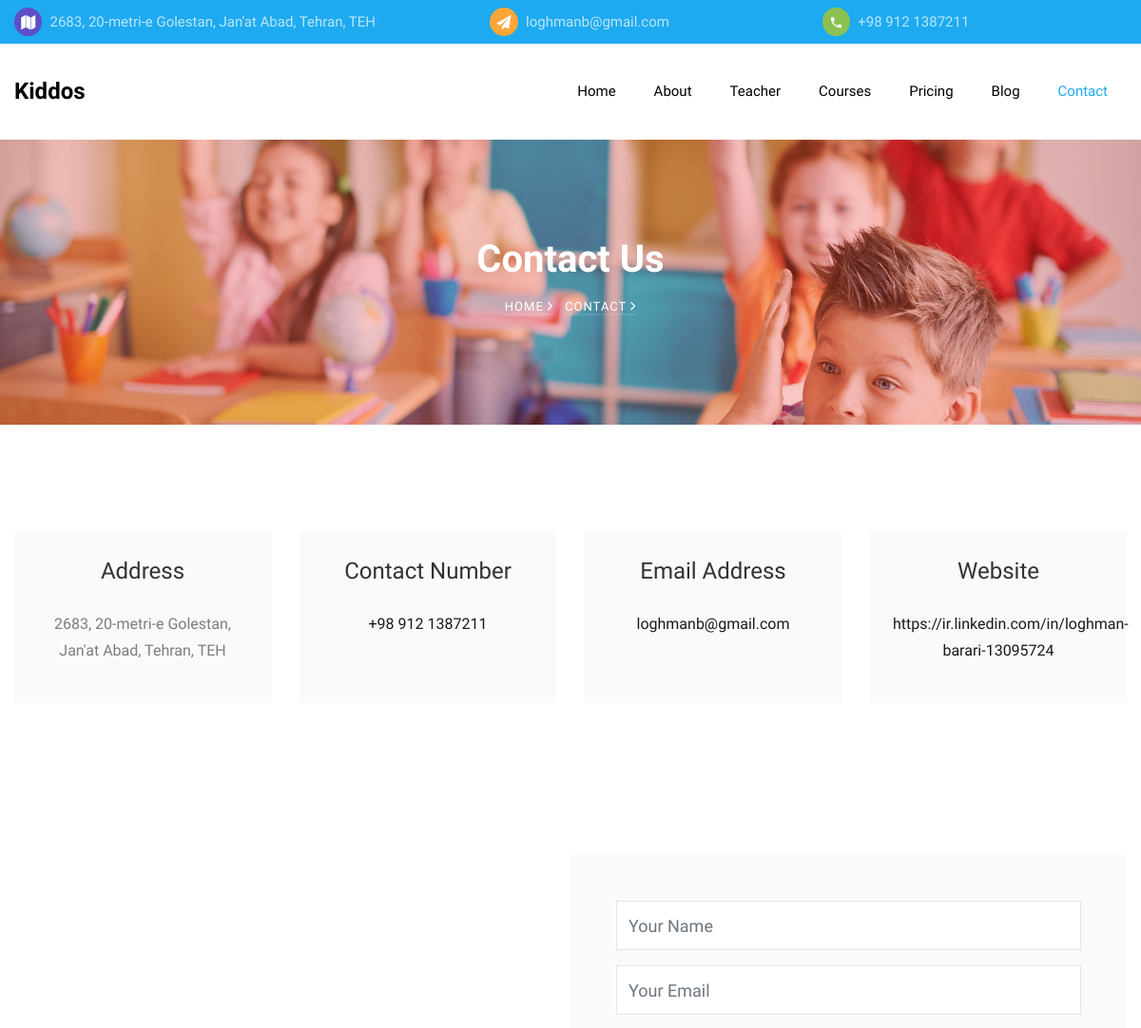
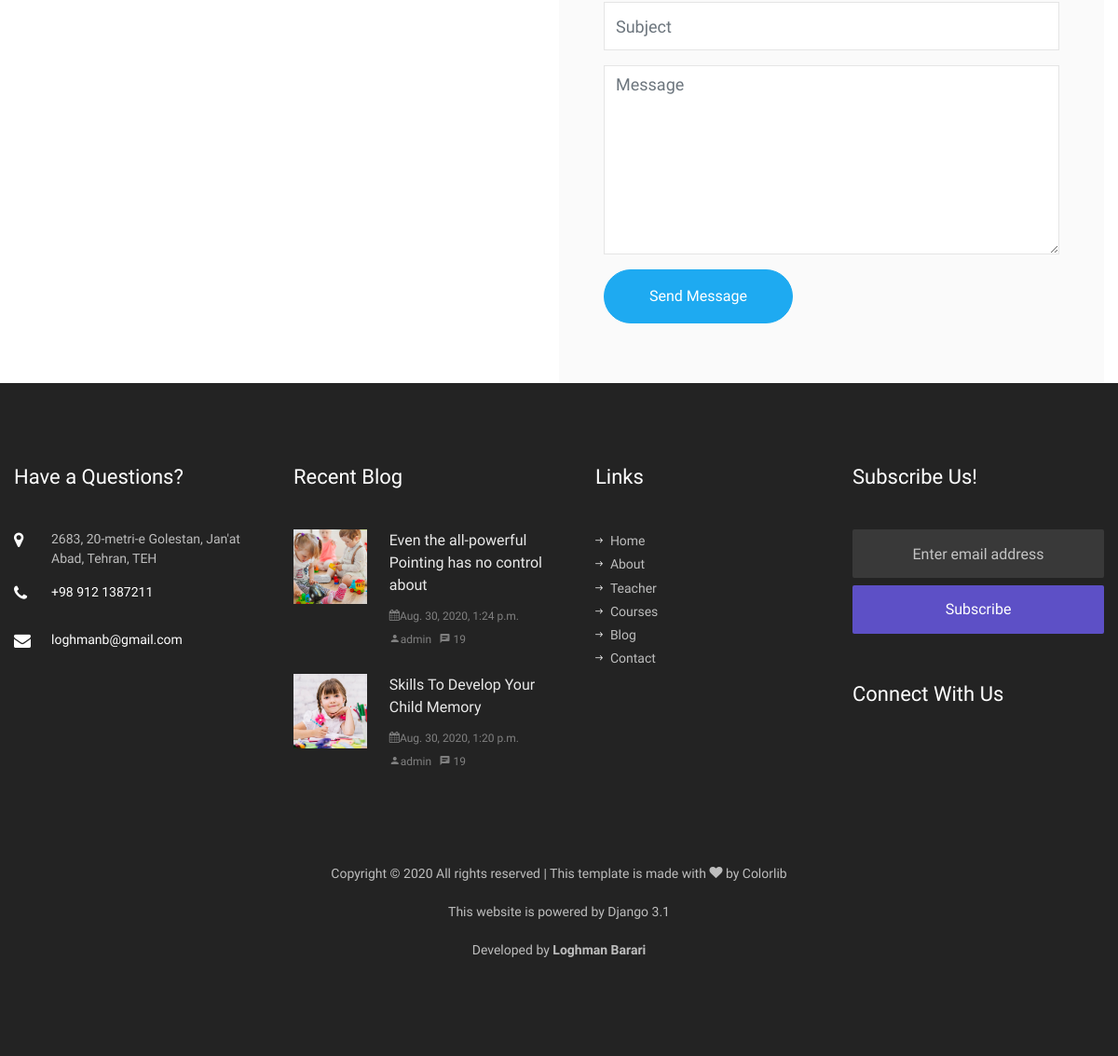
The app's page /contact with its own data (2 pictures, top to bottom).
### pages/models.py (models this page shows, shortened)
class Setting(models.Model):
    class Meta:
        db_table = 'kiddos_settings'
    name = models.CharField('Name', primary_key=True,
                            max_length=32, blank=False, null=False)
    value = models.CharField('Value', max_length=512, blank=True, null=True)

class BlogPost(models.Model):
    class Meta:
        db_table = 'kiddos_blog_post'
    title = models.CharField('Title', max_length=128, blank=False, null=False)
    short_desc = models.CharField('Short Description', max_length=256)
    body = models.TextField('Body')
    image = models.ImageField('Image', upload_to='images/%Y/%m/%d/')
    create_date = models.DateTimeField(verbose_name=_('Creation Date'),
                                       default=datetime.now, blank=True)
    create_user = models.ForeignKey(
        settings.AUTH_USER_MODEL,
        on_delete=models.CASCADE,
        related_name='+',
        blank=True,
        null=True,
        verbose_name=_('Created by'),
    )

### pages/views.py (the view)
# urls.py: path('contact', views.contact, name='contact'),
def contact(request):
    return render(request, 'pages/contact.html')

### pages/services.py (called while the page is built)
def get_website_settings():
    data = {
        SETTINGS_PHONE_NO: '+ 123 456 789',
        SETTINGS_EMAIL: 'youremail@email.com',
        SETTINGS_ADDRESS: '1234 Fake Street st., My City, My State',
        SETTINGS_TWITTER: 'my_twitter_account',
        SETTINGS_INSTAGRAM: 'my_instagram_account',
        SETTINGS_FACEBOOK: 'my_facebook_account',
        SETTINGS_WEBSITE: 'yoursite.com',
    }
    data.update({setting.name: setting.value
                 for setting in models.Setting.objects.all()})
    data['latest_blog_posts'] = models.BlogPost.objects.order_by(
        '-create_date')[:2]
    return data

### pages/views.py (called while the page is built)
def render(request, template, data=None):
    if data is None:
        data = {}
    data.update(services.get_website_settings())
    return _render(request, template, data)

### templates/pages/contact.html
{% extends 'base.html' %}
{% load static %}
{% block content %}
<section class="hero-wrap hero-wrap-2" style="background-image: url('{% static 'images/bg_2.jpg' %}');">
    <div class="overlay"></div>
    <div class="container">
        <div class="row no-gutters slider-text align-items-center justify-content-center">
            <div class="col-md-9 ftco-animate text-center">
                <h1 class="mb-2 bread">Contact Us</h1>
                <p class="breadcrumbs"><span class="mr-2"><a href="{% url 'index' %}">Home <i
                                class="ion-ios-arrow-forward"></i></a></span> <span>Contact <i
                            class="ion-ios-arrow-forward"></i></span></p>
            </div>
        </div>
    </div>
</section>
<section class="ftco-section contact-section">
    <div class="container">
        <div class="row d-flex mb-5 contact-info">
            <div class="col-md-3 d-flex">
                <div class="bg-light align-self-stretch box p-4 text-center">
                    <h3 class="mb-4">Address</h3>
                    <p>{{ settings_address }}</p>
                </div>
            </div>
            <div class="col-md-3 d-flex">
                <div class="bg-light align-self-stretch box p-4 text-center">
                    <h3 class="mb-4">Contact Number</h3>
                    <p><a href="tel://1234567920">{{ settings_phone_no }}</a></p>
                </div>
            </div>
            <div class="col-md-3 d-flex">
                <div class="bg-light align-self-stretch box p-4 text-center">
                    <h3 class="mb-4">Email Address</h3>
                    <p><a href="mailto:{{ settings_email }}">{{ settings_email }}</a></p>
                </div>
            </div>
            <div class="col-md-3 d-flex">
                <div class="bg-light align-self-stretch box p-4 text-center">
                    <h3 class="mb-4">Website</h3>
                    <p><a href="{{ settings_website }}">{{ settings_website }}</a></p>
                </div>
            </div>
        </div>
    </div>
</section>
<section class="ftco-section ftco-no-pt ftco-no-pb contact-section">
    <div class="container">
        <div class="row d-flex align-items-stretch no-gutters">
            <div class="col-md-6 p-4 p-md-5 order-md-last bg-light">
                <form action="#">
                    <div class="form-group">
                        <input type="text" class="form-control" placeholder="Your Name">
                    </div>
                    <div class="form-group">
                        <input type="text" class="form-control" placeholder="Your Email">
                    </div>
                    <div class="form-group">
                        <input type="text" class="form-control" placeholder="Subject">
                    </div>
                    <div class="form-group">
                        <textarea name="" id="" cols="30" rows="7" class="form-control"
                            placeholder="Message"></textarea>
                    </div>
                    <div class="form-group">
                        <input type="submit" value="Send Message" class="btn btn-primary py-3 px-5">
                    </div>
                </form>
            </div>
            <div class="col-md-6 d-flex align-items-stretch">
                <div id="map"></div>
            </div>
        </div>
    </div>
</section>
{% endblock %}

### templates/partials/_topbar.html
<div class="py-2 bg-primary">
    <div class="container">
        <div class="row no-gutters d-flex align-items-start align-items-center px-3 px-md-0">
            <div class="col-lg-12 d-block">
                <div class="row d-flex">
                    <div class="col-md-5 pr-4 d-flex topper align-items-center">
                        <div class="icon bg-fifth mr-2 d-flex justify-content-center align-items-center"><span
                                class="icon-map"></span></div>
                        <span class="text">{{ settings_address }}</span>
                    </div>
                    <div class="col-md pr-4 d-flex topper align-items-center">
                        <div class="icon bg-secondary mr-2 d-flex justify-content-center align-items-center"><span
                                class="icon-paper-plane"></span></div>
                        <a href="mailto:{{ settings_email }}"><span class="text">{{ settings_email }}</span></a>
                    </div>
                    <div class="col-md pr-4 d-flex topper align-items-center">
                        <div class="icon bg-tertiary mr-2 d-flex justify-content-center align-items-center"><span
                                class="icon-phone2"></span></div>
                        <span class="text">{{ settings_phone_no }}</span>
                    </div>
                </div>
            </div>
        </div>
    </div>
</div>

### templates/partials/_footer.html (shortened to what this page needs)
<footer class="ftco-footer ftco-bg-dark ftco-section">
    <div class="container">
        <div class="row mb-5">
            <div class="col-md-6 col-lg-3">
                <div class="ftco-footer-widget mb-5">
                    <h2 class="ftco-heading-2">Have a Questions?</h2>
                    <div class="block-23 mb-3">
                        <ul>
                            <li><span class="icon icon-map-marker"></span><span
                                    class="text">{{ settings_address }}</span></li>
                            <li><a href="#"><span class="icon icon-phone"></span><span
                                        class="text">{{ settings_phone_no }}</span></a></li>
                            <li><a href="#"><span class="icon icon-envelope"></span><span
                                        class="text">{{ settings_email }}</span></a></li>
                        </ul>
                    </div>
                </div>
            </div>
            <div class="col-md-6 col-lg-3">
                <div class="ftco-footer-widget mb-5">
                    <h2 class="ftco-heading-2">Recent Blog</h2>
                    {% if latest_blog_posts %}
                    {% for blog_post in latest_blog_posts %}
                    <div class="block-21 mb-4 d-flex">
                        <a class="blog-img mr-4" style="background-image: url('{{ blog_post.image.url }}');"></a>
                        <div class="text">
                            <h3 class="heading"><a href="#">{{ blog_post.title }}</a>
                            </h3>
                            <div class="meta">
                                <div>
                                    <a href="#"> <span class="icon-calendar"></span>{{ blog_post.create_date }}</a>
                                </div>
                                <div><a href="#"><span class="icon-person"></span>{{ blog_post.create_user }}</a></div>
                                <div><a href="#"><span class="icon-chat"></span> 19</a></div>
                            </div>
                        </div>
                    </div>
                    {% endfor %}
                    {% else %}
                    <h3> No recent post found! </h3>
                    {% endif %}
                </div>
            </div>
            <div class="col-md-6 col-lg-3">
                <div class="ftco-footer-widget mb-5 ml-md-4">
                    <h2 class="ftco-heading-2">Links</h2>
                    <ul class="list-unstyled">
                        <li><a href="{% url 'index' %}"><span class="ion-ios-arrow-round-forward mr-2"></span>Home</a>
                        </li>
                        <li><a href="{% url 'about' %}"><span class="ion-ios-arrow-round-forward mr-2"></span>About</a>
                        </li>
                        <li><a href="{% url 'teacher' %}"><span
                                    class="ion-ios-arrow-round-forward mr-2"></span>Teacher</a></li>
                        <li><a href="{% url 'courses' %}"><span
                                    class="ion-ios-arrow-round-forward mr-2"></span>Courses</a></li>
                        <li><a href="{% url 'blog' %}"><span class="ion-ios-arrow-round-forward mr-2"></span>Blog</a>
                        </li>
                        <li><a href="{% url 'contact' %}"><span
                                    class="ion-ios-arrow-round-forward mr-2"></span>Contact</a></li>
                    </ul>
                </div>
            </div>
            <div class="col-md-6 col-lg-3">
                <div class="ftco-footer-widget mb-5">
                    <h2 class="ftco-heading-2">Subscribe Us!</h2>
                    <form action="#" class="subscribe-form">
                        <div class="form-group">
                            <input type="text" class="form-control mb-2 text-center" placeholder="Enter email address">
                            <input type="submit" value="Subscribe" class="form-control submit px-3">
                        </div>
                    </form>
                </div>
                <div class="ftco-footer-widget mb-5">
                    <h2 class="ftco-heading-2 mb-0">Connect With Us</h2>
                    <ul class="ftco-footer-social list-unstyled float-md-left float-lft mt-3">
                    </ul>
                </div>
            </div>
        </div>
        <div class="row">
            <div class="col-md-12 text-center">
                <p>
                    Copyright &copy;
                    <script>document.write(new Date().getFullYear());</script> All rights reserved | This template
                    is made with <i class="icon-heart" aria-hidden="true"></i> by <a href="https://colorlib.com"
                        target="_blank">Colorlib</a>
                </p>
                <p> This website is powered by Django 3.1</p>
                <p>
                    Developed by <b><a href="https://ir.linkedin.com/in/loghman-barari-13095724" target="_blank">Loghman
                            Barari</a>
                    </b>
                </p>
            </div>
        </div>
    </div>
</footer>

### kiddos/static/css/icomoon.css (style rules this page uses)
[class^="icon-"], [class*=" icon-"] { font-family: 'icomoon' !important; speak: none; font-style: normal; font-weight: normal; font-variant: normal; text-transform: none; line-height: 1; -webkit-font-smoothing: antialiased; -moz-osx-font-smoothing: grayscale; }
.icon-heart:before { content: "\f004"; }
.icon-map-marker:before { content: "\f041"; }
.icon-calendar:before { content: "\f073"; }
.icon-phone:before { content: "\f095"; }
.icon-envelope:before { content: "\f0e0"; }
.icon-paper-plane:before { content: "\f1d8"; }
.icon-map:before { content: "\f279"; }
.icon-phone2:before { content: "\e0cd"; }
.icon-chat:before { content: "\e0b7"; }
.icon-person:before { content: "\e7fd"; }

### records on screen
Setting: value "2683, 20-metri-e Golestan, Jan'at Abad, Tehran, TEH"
Setting: value "loghmanb@gmail.com"
Setting: value "+98 912 1387211"
Setting: value "https://ir.linkedin.com/in/loghman-barari-13095724"
BlogPost: image (picture), title "Even the all-powerful Pointing has no control about", create_date "Aug. 30, 2020, 1:24 p.m.", create_user "admin"
BlogPost: image (picture), title "Skills To Develop Your Child Memory", create_date "Aug. 30, 2020, 1:20 p.m.", create_user "admin"
